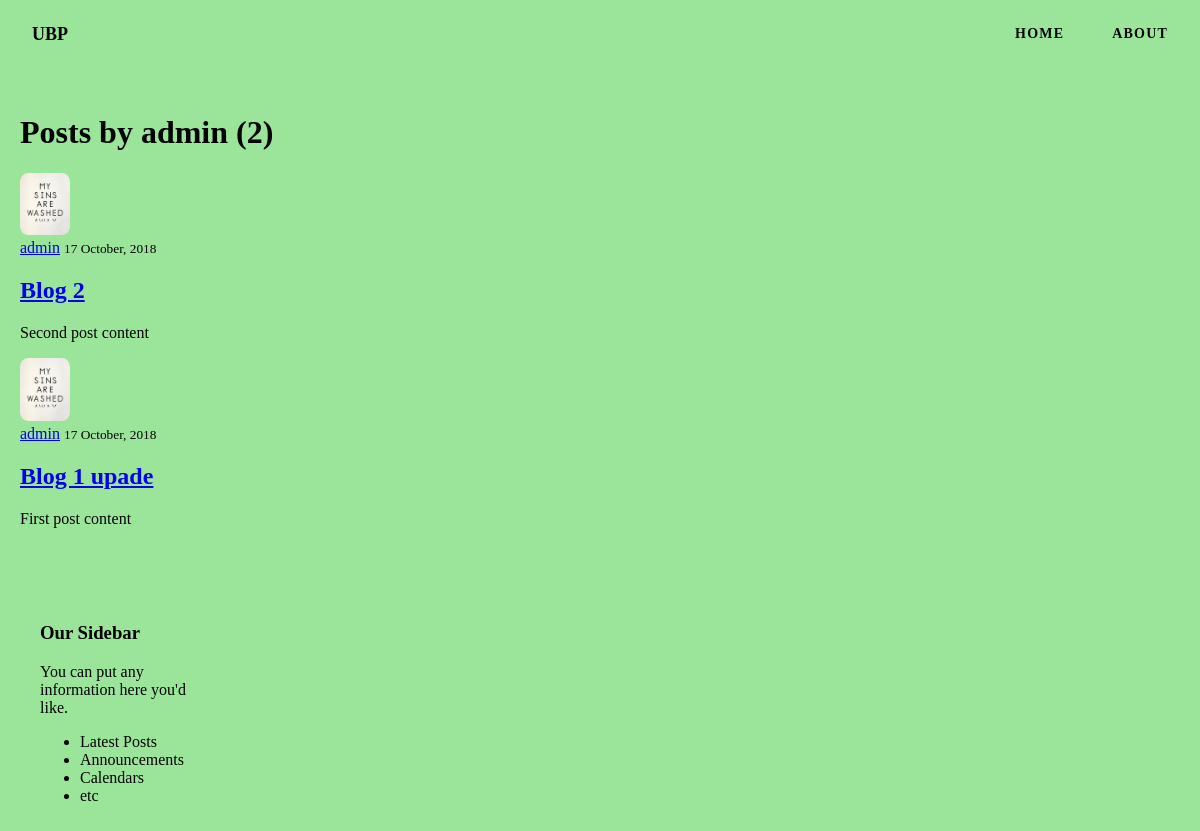
Page /user/admin on the earlier database version.
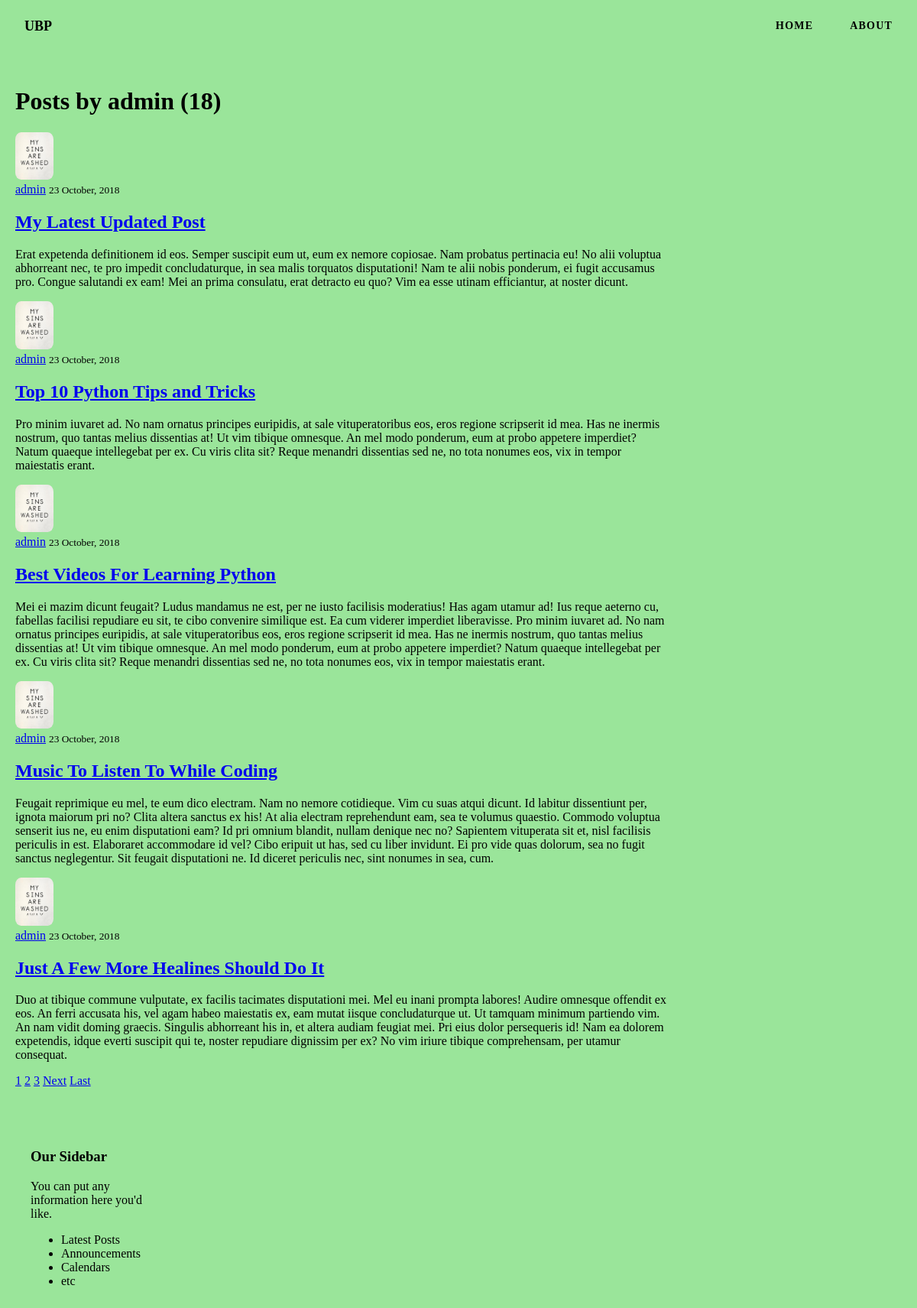
Same page on the later database version.
### blog/models.py (models this page shows, shortened)
class Post(models.Model):
    title = models.CharField(max_length=100)
    content = models.TextField()
    date_posted = models.DateTimeField(default=timezone.now)
    author = models.ForeignKey(User, on_delete=models.CASCADE)  # on_delete = u slučaju kada se obriše user, obrisati će se i svi njegovi postovi

### users/models.py (models this page shows, shortened)
class Profile(models.Model):
    user = models.OneToOneField(User, on_delete=models.CASCADE)
    image = models.ImageField(default='default.jpg', upload_to='profile_pics')

### blog/views.py (the view)
# urls.py: path('user/<str:username>', UserPostListView.as_view(), name='user-posts'),
class UserPostListView(ListView):
    model = Post
    template_name = 'blog/user_posts.html'
    context_object_name = 'posts'
    paginate_by = 5     # podešavanje koliko postova po stranici
    def get_queryset(self):
        user = get_object_or_404(User, username=self.kwargs.get('username'))
        return Post.objects.filter(author=user).order_by('-date_posted')

### blog/templates/blog/user_posts.html (shortened to what this page needs)
{% extends "blog/base.html" %}
{% block content %}
    <h1 class="">Posts by {{ view.kwargs.username }} ({{ page_obj.paginator.count }})</h1>
    {% for post in posts %}
        <article class="">
            <img class="user-logo" src="{{ post.author.profile.image.url }}">
            <div class="">
                <div class="">
                    <a class="" href="{% url 'user-posts' post.author.username %}">{{ post.author }}</a>
                    <small class="">{{ post.date_posted|date:"d F, Y" }}</small>
                </div>
                <h2><a class="" href="{% url 'post-detail' post.id %}">{{ post.title }}</a></h2>
                <p class="">{{ post.content }}</p>
            </div>
        </article>
    {% endfor %}
    {% if is_paginated %}
        {% for num in page_obj.paginator.page_range %}
            {% if page_obj.number == num %}
                <a class="" href="?page={{ num }}">{{ num }}</a>
            {% elif num > page_obj.number|add:'-3' and num < page_obj.number|add:'3' %}
                <a class="" href="?page={{ num }}">{{ num }}</a>
            {% endif %}
        {% endfor %}
        {% if page_obj.has_next %}
            <a class="" href="?page={{ page_obj.next_page_number }}">Next</a>
            <a class="" href="?page={{ page_obj.paginator.num_pages }}">Last</a>
        {% endif %}
    {% endif %}
{% endblock content %}

### blog/templates/blog/base.html (shortened to what this page needs)
{% load static %}
<!DOCTYPE html>
<html lang="en">
    <head>
        <link rel="stylesheet" type="text/css" href="{% static 'blog/main.css' %}">
    </head>
    <body>
        <header>
            <div class="container">
                <nav>
                    <div class="logo">
                        <a href="{% url 'blog-home' %}">UBP</a>
                    </div>
                    <div class="nav-wrapper">
                        <ul>
                            <li><a href="{% url 'blog-home' %}">Home</a></li>
                            <li><a href="{% url 'blog-about' %}">About</a></li>
                        </ul>
                    </div>
                </nav>
            </div>
        </header>
        <main role="main" class="row">
            <div class="leftcolumn">
                <div class="card">
                    {% block content %}{% endblock %}
                </div>
                <div class="rightcolumn">
                    <div class="card">
                        <h3>Our Sidebar</h3>
                        <p class="">You can put any information here you'd like.
                            <ul class="">
                                <li class="">Latest Posts</li>
                                <li class="">Announcements</li>
                                <li class="">Calendars</li>
                                <li class="">etc</li>
                            </ul>
                        </p>
                    </div>
                </div>
            </div>
        </main>
    </body>
</html>

### blog/static/blog/main.css (style rules this page uses)
* { box-sizing: border-box; }
html { margin: 0; padding: 0; width: 100%; height: 100vh; }
body { margin: 0; padding: 0; width: 100%; height: 100vh; font-family: Poppins; font-weight: 400; background-color: #9ae59a; }
nav { padding: 8px; }
.logo { float: left; padding: 8px; margin-left: 16px; margin-top: 8px; }
.logo a { color: #000; text-transform: uppercase; font-weight: 700; font-size: 18px; letter-spacing: 0px; text-decoration: none; }
nav ul { float: right; }
nav ul li { display: inline-block; float: left; }
nav ul li:not(:first-child) { margin-left: 48px; }
nav ul li:last-child { margin-right: 24px; }
nav ul li a { display: inline-block; outline: none; color: #000; text-transform: uppercase; text-decoration: none; font-size: 14px; letter-spacing: 1.2px; font-weight: 600; }
.user-logo { width: 50px; height: auto; border-radius: 15%; }
.row:after { content: ""; display: table; clear: both; }
.leftcolumn { float: left; width: 75%; }
.rightcolumn { float: left; width: 25%; padding-left: 20px; }
.card { padding: 20px; margin-top: 20px; }

Differences in the rows shown:
no longer on this page (row unchanged): Post: author.profile.image (picture), author "admin", date_posted "17 October, 2018", title "Blog 2", content "Second post content"
no longer on this page (row unchanged): Post: author.profile.image (picture), author "admin", date_posted "17 October, 2018", title "Blog 1 upade", content "First post content"
added Post: author.profile.image (picture), author "admin", date_posted "23 October, 2018", title "My Latest Updated Post", content "Erat expetenda definitionem id eos. Semper suscipit eum ut, eum ex nemore copiosae. Nam probatus pertinacia eu! No alii voluptua abhorreant nec, te pro impedit concludaturque, in sea malis torquatos disputationi! Nam te alii nobis ponderum, ei fugit accusamus pro. Congue salutandi ex eam! Mei an prima consulatu, erat detracto eu quo? Vim ea esse utinam efficiantur, at noster dicunt."
added Post: author.profile.image (picture), author "admin", date_posted "23 October, 2018", title "Top 10 Python Tips and Tricks", content "Pro minim iuvaret ad. No nam ornatus principes euripidis, at sale vituperatoribus eos, eros regione scripserit id mea. Has ne inermis nostrum, quo tantas melius dissentias at! Ut vim tibique omnesque. An mel modo ponderum, eum at probo appetere imperdiet? Natum quaeque intellegebat per ex. Cu viris clita sit? Reque menandri dissentias sed ne, no tota nonumes eos, vix in tempor maiestatis erant."
added Post: author.profile.image (picture), author "admin", date_posted "23 October, 2018", title "Best Videos For Learning Python", content "Mei ei mazim dicunt feugait? Ludus mandamus ne est, per ne iusto facilisis moderatius! Has agam utamur ad! Ius reque aeterno cu, fabellas facilisi repudiare eu sit, te cibo convenire similique est. Ea cum viderer imperdiet liberavisse. Pro minim iuvaret ad. No nam ornatus principes euripidis, at sale vituperatoribus eos, eros regione scripserit id mea. Has ne inermis nostrum, quo tantas melius dissentias at! Ut vim tibique omnesque. An mel modo ponderum, eum at probo appetere imperdiet? Natum quaeque intellegebat per ex. Cu viris clita sit? Reque menandri dissentias sed ne, no tota nonumes eos, vix in tempor maiestatis erant."
added Post: author.profile.image (picture), author "admin", date_posted "23 October, 2018", title "Music To Listen To While Coding", content "Feugait reprimique eu mel, te eum dico electram. Nam no nemore cotidieque. Vim cu suas atqui dicunt. Id labitur dissentiunt per, ignota maiorum pri no? Clita altera sanctus ex his! At alia electram reprehendunt eam, sea te volumus quaestio. Commodo voluptua senserit ius ne, eu enim disputationi eam? Id pri omnium blandit, nullam denique nec no? Sapientem vituperata sit et, nisl facilisis periculis in est. Elaboraret accommodare id vel? Cibo eripuit ut has, sed cu liber invidunt. Ei pro vide quas dolorum, sea no fugit sanctus neglegentur. Sit feugait disputationi ne. Id diceret periculis nec, sint nonumes in sea, cum."
added Post: author.profile.image (picture), author "admin", date_posted "23 October, 2018", title "Just A Few More Healines Should Do It", content "Duo at tibique commune vulputate, ex facilis tacimates disputationi mei. Mel eu inani prompta labores! Audire omnesque offendit ex eos. An ferri accusata his, vel agam habeo maiestatis ex, eam mutat iisque concludaturque ut. Ut tamquam minimum partiendo vim. An nam vidit doming graecis. Singulis abhorreant his in, et altera audiam feugiat mei. Pri eius dolor persequeris id! Nam ea dolorem expetendis, idque everti suscipit qui te, noster repudiare dignissim per ex? No vim iriure tibique comprehensam, per utamur consequat."
Other differences:
{{ page_obj.paginator.count }}: "2" → "18"
new list line: "1"
new list line: "2"
new list line: "3"
text now shown: "Next Last"
